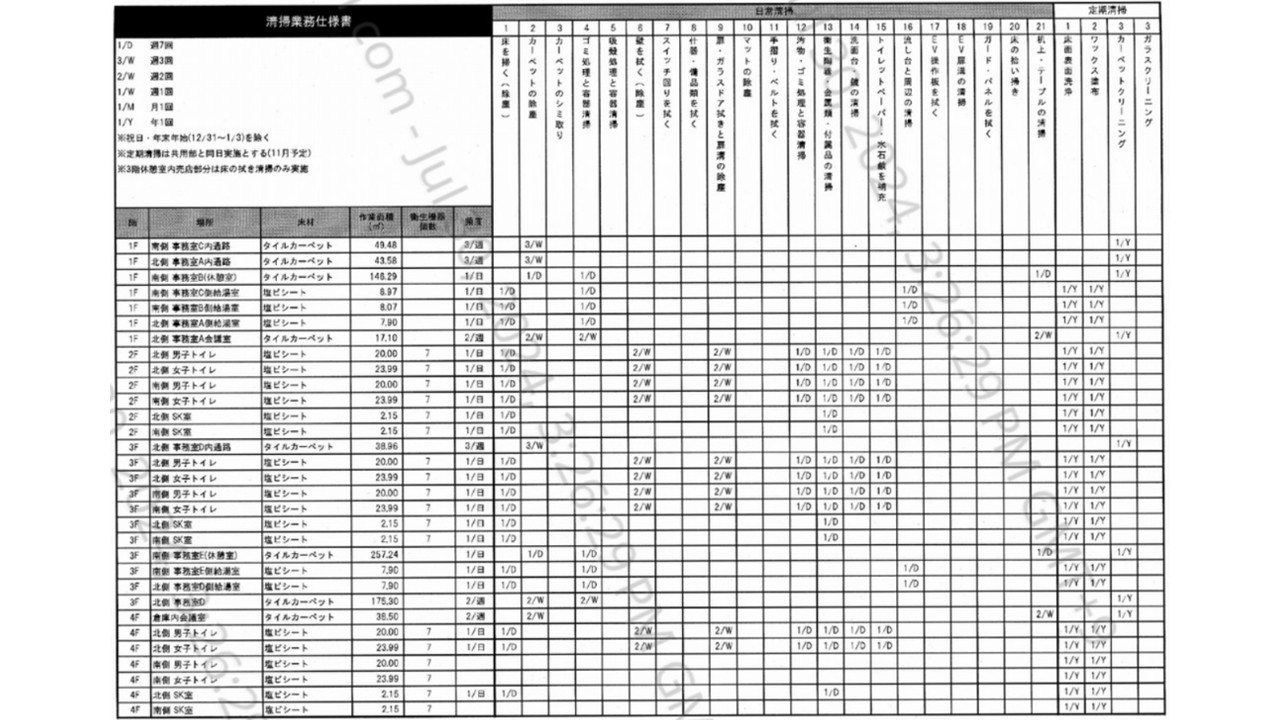
#> input picture schedule_image/清掃スケジュール.jpg, 1280 x 720 px
$ python cli.py '../schedule_image/清掃スケジュール.jpg'
#> lines starting #> are read from the running program, lines starting #| are printed output that depends on the picture; after the words box and inside, x2 and y2 are one past the last pixel; in counts of white or black regions, pixels touching at a corner belong together
#> in convert_image_to_excel, image is the input picture: shape (720, 1280, 3); min 0, max 255, mean 220.1
### src/preprocess.py
"""
画像前処理モジュール

画像の傾き補正、二値化、ノイズ除去などを行う
"""

import cv2
import numpy as np
from typing import Tuple, Optional
import logging

from .config import PreprocessConfig

logger = logging.getLogger(__name__)


class ImagePreprocessor:
    """画像前処理クラス"""

    def __init__(self, config: PreprocessConfig):
        """
        Args:
            config: 前処理設定
        """
        self.config = config

    def preprocess(self, image: np.ndarray) -> Tuple[np.ndarray, dict]:
        """
        画像を前処理する

        Args:
            image: 入力画像（BGR or グレースケール）

        Returns:
            処理済み画像（二値画像）と処理情報の辞書
        """
        info = {}

        # グレースケール変換
        if len(image.shape) == 3:
            gray = cv2.cvtColor(image, cv2.COLOR_BGR2GRAY)
        else:
            gray = image.copy()

        logger.info(f"入力画像サイズ: {gray.shape}")

        # コントラスト調整
        if self.config.enable_contrast_adjustment:
            gray = self._adjust_contrast(gray)
            info['contrast_adjusted'] = True

        # 傾き補正
        if self.config.enable_rotation_correction:
            gray, angle = self._correct_rotation(gray)
            info['rotation_angle'] = angle
            logger.info(f"傾き補正: {angle:.2f}度")

        # 二値化
        binary = self._binarize(gray)
        info['binarization_method'] = self.config.binarization_method

        # ノイズ除去
        binary = self._denoise(binary)
        info['denoised'] = True

        return binary, info

    def _adjust_contrast(self, image: np.ndarray) -> np.ndarray:
        """
        コントラストを調整する（CLAHE使用）

        Args:
            image: グレースケール画像

        Returns:
            調整後の画像
        """
        clahe = cv2.createCLAHE(
            clipLimit=self.config.clahe_clip_limit,
            tileGridSize=(self.config.clahe_tile_size, self.config.clahe_tile_size)
        )
        return clahe.apply(image)
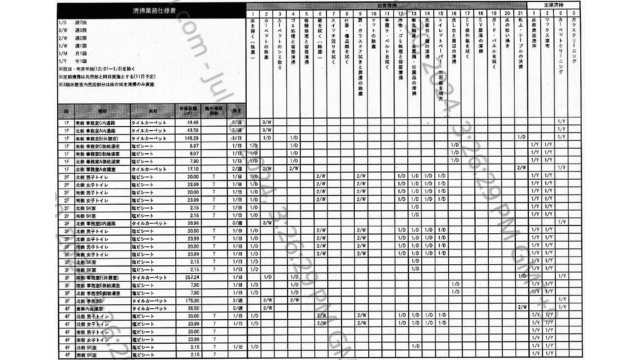
#> returned value: shape (720, 1280) (shown at 1/2 size); min 0, max 255, mean 208.8

    def _correct_rotation(self, image: np.ndarray) -> Tuple[np.ndarray, float]:
        """
        傾きを自動補正する（HoughLinesPで直線を検出し、角度の中央値で回転）

        Args:
            image: グレースケール画像

        Returns:
            回転後の画像と回転角度（度）
        """
        # エッジ検出
        edges = cv2.Canny(image, 50, 150, apertureSize=3)
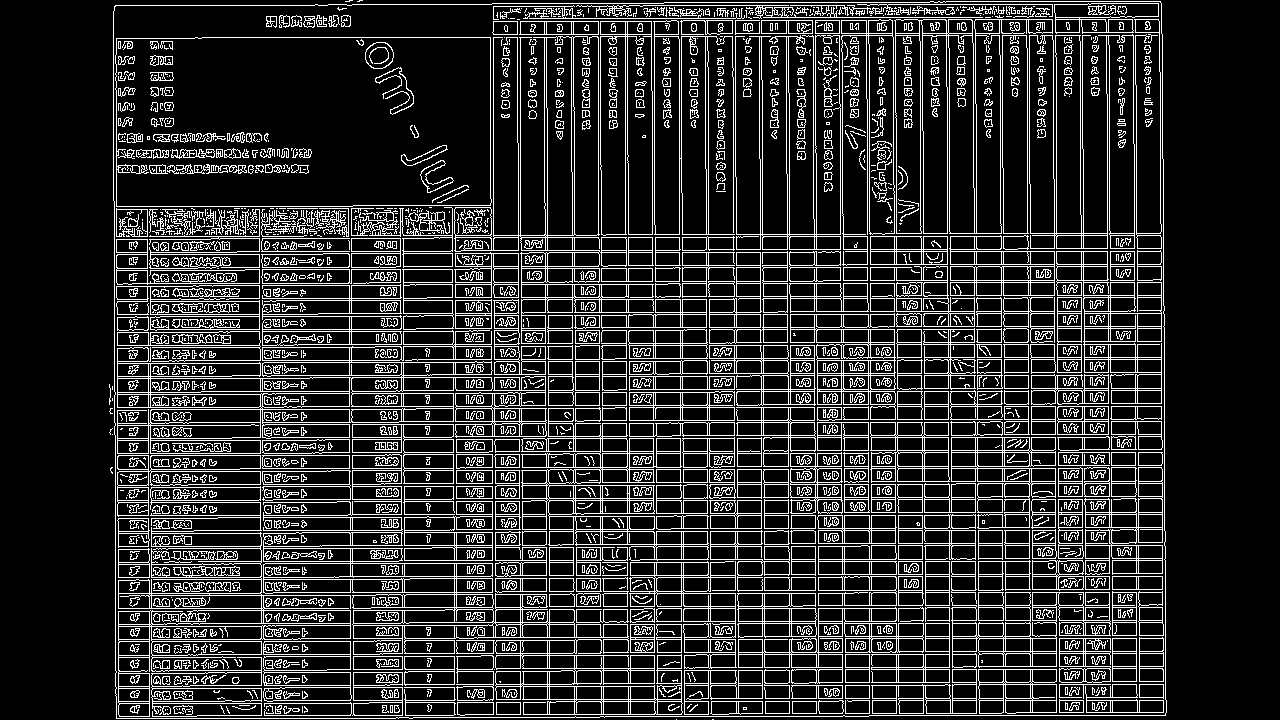
#> edges: shape (720, 1280); 16.9% white in thin lines or dots, all inside (x1, y1, x2, y2) = (109, 0, 1167, 720)

        # Hough変換で直線検出
        lines = cv2.HoughLinesP(
            edges,
            rho=1,
            theta=np.pi / 180,
            threshold=100,
            minLineLength=100,
            maxLineGap=10
        )
#> lines = 558 rows, first 6: [232, 437, 456, 437], [197, 715, 464, 715], [704, 623, 1042, 623], [792, 638, 1165, 638], [839, 700, 1166, 700], [563, 453, 899, 453]

        if lines is None or len(lines) == 0:
            logger.warning("直線が検出されませんでした。傾き補正をスキップします。")
            return image, 0.0

        # 各直線の角度を計算
        angles = []
        for line in lines:
            x1, y1, x2, y2 = line[0]

            # 角度を計算（ラジアン→度）
            angle = np.arctan2(y2 - y1, x2 - x1) * 180 / np.pi

            # -45度〜+45度の範囲に正規化
            if angle < -45:
                angle += 90
            elif angle > 45:
                angle -= 90

            # 長い線のみを考慮
            length = np.sqrt((x2 - x1) ** 2 + (y2 - y1) ** 2)
            if length > 50:
                angles.append(angle)
#> this loop made 558 passes
#> (x1, y1, x2, y2) on passes 62, 96, 100: (654, 234, 654, 3), (493, 300, 493, 3), (520, 717, 520, 544)
#> after the loop, angles = 558 values, max 2.86 at index 421, min -15.89 at index 374, mean -0.33

        if not angles:
            logger.warning("有効な直線が見つかりませんでした。")
            return image, 0.0

        # 角度の中央値を計算
        median_angle = np.median(angles)
#> median_angle = 0

        # 閾値以下なら補正しない
        if abs(median_angle) < self.config.rotation_angle_threshold:
            return image, 0.0

        # 画像を回転
        h, w = image.shape
        center = (w // 2, h // 2)
        rotation_matrix = cv2.getRotationMatrix2D(center, median_angle, 1.0)

        # 回転後の画像サイズを計算
        cos = np.abs(rotation_matrix[0, 0])
        sin = np.abs(rotation_matrix[0, 1])
        new_w = int(h * sin + w * cos)
        new_h = int(h * cos + w * sin)

        # 平行移動成分を調整
        rotation_matrix[0, 2] += (new_w / 2) - center[0]
        rotation_matrix[1, 2] += (new_h / 2) - center[1]

        rotated = cv2.warpAffine(
            image,
            rotation_matrix,
            (new_w, new_h),
            flags=cv2.INTER_CUBIC,
            borderMode=cv2.BORDER_REPLICATE
        )

        return rotated, median_angle

    def _binarize(self, image: np.ndarray) -> np.ndarray:
        """
        画像を二値化する

        Args:
            image: グレースケール画像

        Returns:
            二値画像
        """
        if self.config.binarization_method == "otsu":
            # Otsu's法
            _, binary = cv2.threshold(
                image,
                0,
                255,
                cv2.THRESH_BINARY + cv2.THRESH_OTSU
            )
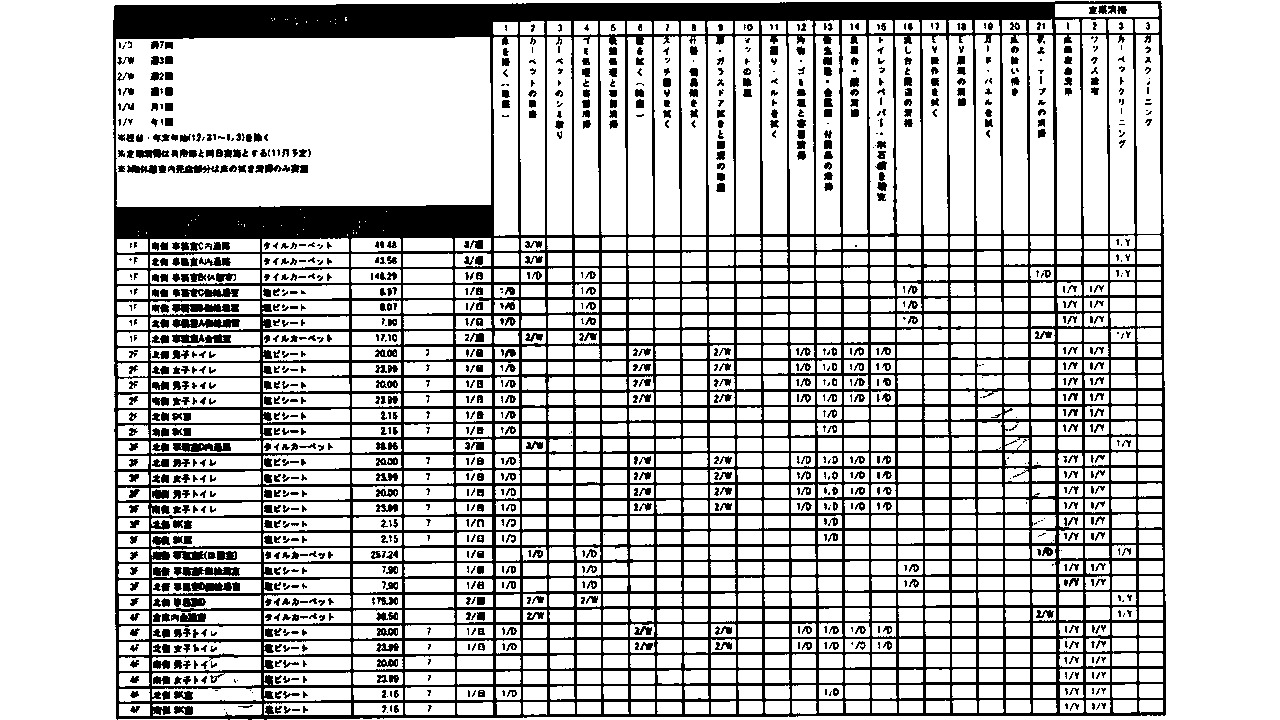
#> binary: shape (720, 1280); 76.6% white; 1255 black regions (461 under 20 px), largest, box (x1, y1, x2, y2) and area: (113, 1, 1166, 720) 171623, (172, 304, 239, 313) 467, (172, 319, 240, 328) 464
        elif self.config.binarization_method == "adaptive":
            # 適応的二値化
            binary = cv2.adaptiveThreshold(
                image,
                255,
                cv2.ADAPTIVE_THRESH_GAUSSIAN_C,
                cv2.THRESH_BINARY,
                self.config.adaptive_block_size,
                self.config.adaptive_c
            )
        else:  # simple
            # 単純な閾値（127）
            _, binary = cv2.threshold(image, 127, 255, cv2.THRESH_BINARY)

        return binary

    def _denoise(self, image: np.ndarray) -> np.ndarray:
        """
        ノイズを除去する

        Args:
            image: 二値画像

        Returns:
            ノイズ除去後の画像
        """
        # モルフォロジー演算（オープニング）でノイズ除去
        kernel = cv2.getStructuringElement(
            cv2.MORPH_RECT,
            (self.config.denoise_kernel_size, self.config.denoise_kernel_size)
        )

        # ノイズ除去（小さい黒点を除去）
        denoised = cv2.morphologyEx(
            image,
            cv2.MORPH_OPEN,
            kernel,
            iterations=self.config.morphology_iterations
        )
#> denoised: shape (720, 1280); 74.7% white; 273 black regions (80 under 20 px), largest, box (x1, y1, x2, y2) and area: (113, 0, 1166, 720) 219562, (153, 133, 268, 142) 622, (875, 141, 887, 201) 405

        # 小さい穴を埋める（クロージング）
        denoised = cv2.morphologyEx(
            denoised,
            cv2.MORPH_CLOSE,
            kernel,
            iterations=self.config.morphology_iterations
        )
#> denoised: shape (720, 1280); 80.4% white; 784 black regions (360 under 20 px), largest, box (x1, y1, x2, y2) and area: (113, 0, 1166, 720) 141350, (173, 273, 323, 301) 1741, (730, 161, 885, 271) 1398
#> (the rest of the program and of its run is left out)
